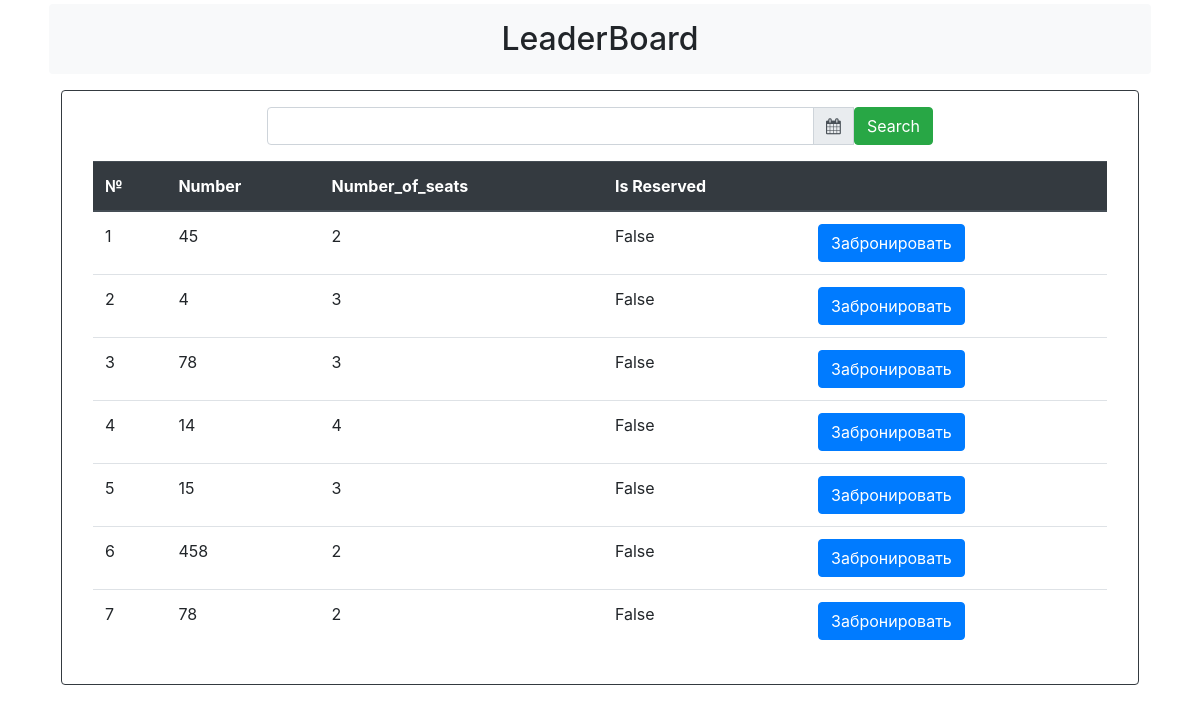
Page /greek_food/list on the committed database.
### greek_food/models.py (models this page shows, shortened)
class TableInfo(models.Model):
    MAX_LIMIT = 100
    width = models.PositiveSmallIntegerField(validators=[MinValueValidator(1),
                                                         MaxValueValidator(MAX_LIMIT)], default=0)
    height = models.PositiveSmallIntegerField(validators=[MinValueValidator(1),
                                                          MaxValueValidator(MAX_LIMIT)], default=0)
    x = models.PositiveSmallIntegerField(validators=[MinValueValidator(1),
                                                     MaxValueValidator(MAX_LIMIT)], default=0)
    y = models.PositiveSmallIntegerField(validators=[MinValueValidator(1),
                                                     MaxValueValidator(MAX_LIMIT)], default=0)

class Table(TableInfo):
    SHAPE_CHOICES = (
        ("rectangular", 'Rectangular'),
        ("oval", 'Oval'),
    )
    place = models.ForeignKey(to=CafePlaces, related_name='tables', on_delete=models.CASCADE, default=0)
    number = models.PositiveSmallIntegerField()
    number_of_seats = models.PositiveSmallIntegerField(default=0)
    shape = models.CharField(choices=SHAPE_CHOICES, max_length=64)
    is_reserved = models.BooleanField(default=False)

### greek_food/views.py (the view)
# urls.py: path('list', views.TableListView.as_view(), name='list'),
class TableListView(ListView):
    model = Table
    template_name = 'greek_food/table_list.html'
    context_object_name = 'table_list'
    def get_queryset(self):
        date = self.request.GET.get('date')
        qs = super().get_queryset()
        if date:
            datetime_object = datetime.datetime.strptime(date, '%d/%m/%Y %H:%M')
            for i in qs:
                i.is_reserve(datetime_object)
        return qs
    def get_context_data(self, *, object_list=None, **kwargs):
        context = super().get_context_data(object_list=None, **kwargs)
        context['form'] = DateForm()
        context['title'] = 'LeaderBoard'
        return context

### greek_food/forms.py
class DateForm(forms.Form):
    date = forms.DateTimeField(
        input_formats=['%d/%m/%Y %H:%M'],
        widget=forms.DateTimeInput(attrs={
            'class': 'form-control datetimepicker-input',
            'data-target': '#datetimepicker1'
        })
    )

### greek_food/templates/greek_food/table_list.html (shortened to what this page needs)
{% extends 'greek_food/base.html' %}
{% block content %}
<div class="container">
    <div class="row justify-content-center mb-3">
        <div class="col-8">
            <form method="get" class="form-container" >
                <div class="input-group date" id="datetimepicker1" data-target-input="nearest">
                    {{ form.date }}
                <div class="input-group-append" data-target="#datetimepicker1" data-toggle="datetimepicker">
                    <div class="input-group-text"><i class="fa fa-calendar"></i></div>
                </div>
                    <button type="submit" class="btn btn-success">Search</button>
                </div>
            </form>
            </div>
    </div>
<div class="row justify-content-center">
    <div class="col-12">
        {% include 'includes/table.html' %}
    </div>
</div>
    </div>
{% endblock %}

### greek_food/templates/greek_food/base.html (shortened to what this page needs)
{% extends 'base.html' %}
{% load static %}

### templates/base.html (shortened to what this page needs)
{% load static %}
<!DOCTYPE html>
<html lang="en">
<head>
    <link rel="stylesheet" href="https://stackpath.bootstrapcdn.com/bootstrap/4.2.1/css/bootstrap.min.css">
    <link href="https://stackpath.bootstrapcdn.com/font-awesome/4.7.0/css/font-awesome.min.css" rel="stylesheet">
    <link rel="stylesheet" href="https://cdnjs.cloudflare.com/ajax/libs/tempusdominus-bootstrap-4/5.1.2/css/tempusdominus-bootstrap-4.min.css" />
</head>
<body>
<div class="container">
    <h2 class="p-3 m-1 bg-light rounded text-center">
        {% block title_page %}{{ title }}{% endblock %}
    </h2>
    <div class="border border-dark rounded p-3 m-3">
        {% block content %}
        {% endblock %}
    </div>
</div>
</body>
</html>

### greek_food/templates/includes/table.html
{% if table_list %}
    <table class="table table-hover">
        <thead class="thead-dark">
            <tr>
              <th>№</th>
              <th>Number</th>
              <th>Number_of_seats</th>
                <th>Is Reserved</th>
                <th></th>
            </tr>
        </thead>
        {% for table in table_list %}
            <tr>
              <td> {{ forloop.counter }} </td>
              <td> {{ table.number }}</td>
              <td> {{ table.number_of_seats }}</td>
                <td>{{ table.is_reserved }}</td>
                <td> <a href="{% url 'greek_food:reserved' table.id %}" class="btn btn-primary">Забронировать</a> </td>
            </tr>
        {% endfor %}
    </table>
{% else %}
    <p>Sorry, list is empty</p>
{% endif %}

### rows in the picture
Table: number "45", number_of_seats "2", is_reserved "False"
Table: number "4", number_of_seats "3", is_reserved "False"
Table: number "78", number_of_seats "3", is_reserved "False"
Table: number "14", number_of_seats "4", is_reserved "False"
Table: number "15", number_of_seats "3", is_reserved "False"
Table: number "458", number_of_seats "2", is_reserved "False"
Table: number "78", number_of_seats "2", is_reserved "False"

### other values in the picture
{{ title }} "LeaderBoard"
